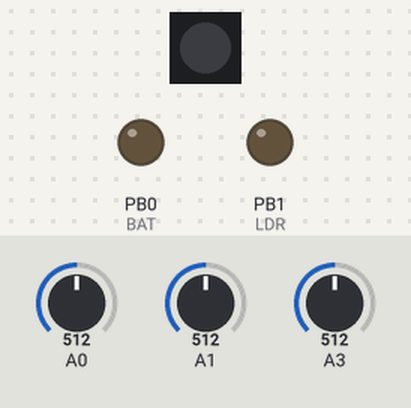
The sketch below on a simulated ATtiny85, built with avr-gcc and run on an emulated ATtiny85. Shown: 1 RGB LEDs in strip order, left to right, output pins drawn as LEDs (lit = HIGH). Dashed ring = blinking. The inputs (shaded band) are chosen by the test bench; at power-on: A1 = 512, A3 = 512, A0 = 512. Dim RGB values are drawn brighter than linear; random numbers use the default seed unless the sketch sets one.

Above: at 3.6 s.
3.7 s: A1 set to 409
5.2 s: A1 set to 388
At 6.0 s:
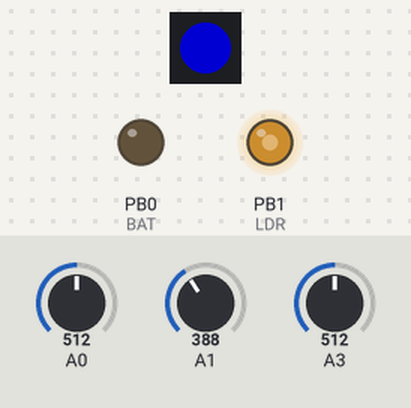
8.2 s: A3 set to 892
11.2 s: A3 set to 908
At 11.45 s:
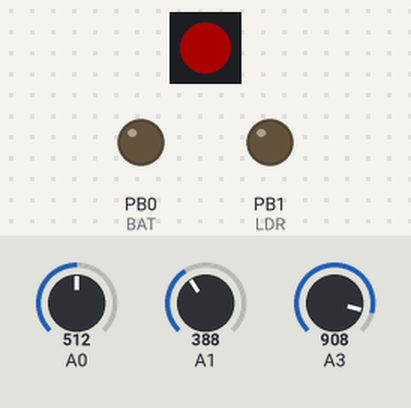
14.2 s: A3 set to 900
At 14.51 s:
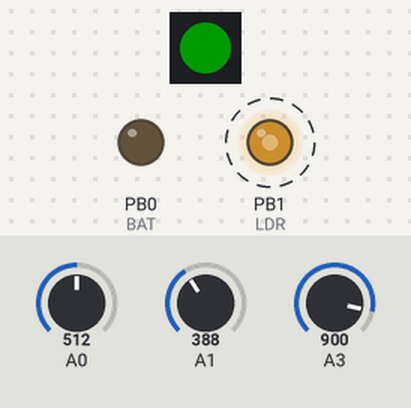
17.2 s: A3 set to 1023
At 17.37 s:
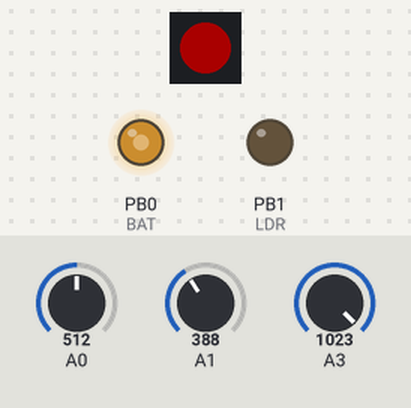
Timing chart, 0 to 21.2 s (numbered marks = the images above; inputs shaded):
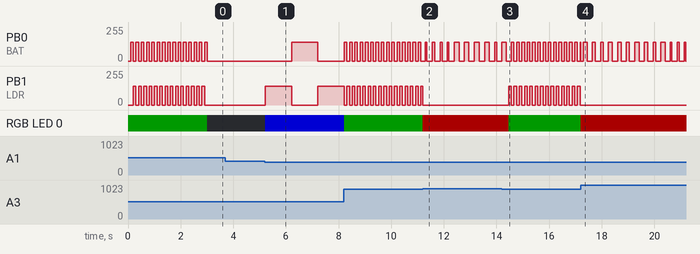

The sketch:

robotarioCharge2.ino
```cpp
// NYU Shanghai
// Introduction to Robotics
// 2019-11-16
// Robotario

// This code uses NeoPixel  (c) 2013 Shae Erisson released under the GPLv3 license to match the rest of the AdaFruit NeoPixel library
//use the board definition Attiny85 Internal 8MHz
//upload using programmer once to flash the fuses by pressing shift and clicking on upload

#define FAST    140   //value of the motor speed normal movement
#define SLOW    100   //value of the motor speed slowest movement
#define TCHECK   30  //time in ms to explore
#define TCHARGE  10   //time in minutes to recharge
#define TSURE    5    //n times that it checked to be on the base
#define TZIGZAG 100   //time between curves for a Zig Zag
#define TEXPLORE 3000   //time between curves for a Zig Zag
#define TRUN   3000   //time between curves for a Zig Zag

#define LIGHT   400   //value from ADC that indicates LDRs under the reflector
#define BAT     512   //value that indicates low battery
#define BASE    200   //value that indicates possible recharging base found
#define WALL    900   //value that indicates wall ahead


#define START   0     // starting state of the device
#define REST    1     // for resting and waiting for light
#define EXPLORE 2     // after detecting light, it expores around
#define RUN     3     // for running away
#define TURN    6     // turns away from the walls to avoid a collision
#define LOWBAT  5     // with low battery and looking for a charging station
#define CONFIRM 6     // confirming it's a charging station
#define CHARGING  7    // it's charging it's battery
#define CHARGED 8    // it's fully charged and it should go to a dark spot

#define PIN            4  //Neopixel data pin               (pin 3 on DIP8)
#define BAT            0  //ADC0, battery voltage divider   (pin 1 on DIP8)
#define LDR            1  //ADC1, light sensor              (pin 7 on DIP8)
#define IR             3  //ADC3, infrared sensor           (pin 2 on DIP8)
#define M1             0  //motor 1                         (pin 5 on DIP8)
#define M2             1  //motor 2                         (pin 6 on DIP8)

#define NUMPIXELS      1 // only one LED

int state = START; // 0 for starting
int IRsensorValue;
int LDRsensorValue;
int BATsensorValue;
int charging = 0;


int onState = LOW;

unsigned long previousMillis = 0;        // will store last time on movement was updated
unsigned long stepMillis = 0;        // will store last time on that step of state


// constants won't change:
const long interval = 100;           // interval at which to blink (milliseconds)
const long stepTurn = 500;

#include <Adafruit_NeoPixel.h>

#ifdef __AVR__
#include <avr/power.h>
#endif

Adafruit_NeoPixel pixels = Adafruit_NeoPixel(NUMPIXELS, PIN, NEO_GRB + NEO_KHZ800);

//here we should get ready the watchdog and timer


void setup() {
  pinMode(BAT, INPUT);
  pinMode(LDR, INPUT);
  pinMode(IR, INPUT);
  pinMode(M1, OUTPUT);
  pinMode(M2, OUTPUT);
  pixels.begin(); // This initializes the NeoPixel library.
  analogReference(INTERNAL2V56);
  state = START;
}

void loop() {

  updateSensors();

  switch (state) {
    case START:
      stepMillis = millis();
      state = EXPLORE;
      break;
    case REST:
      restingAndWaiting();             // wait for light
      break;
    case RUN:
      runAway();             // wood  then go
      break;
    case TURN:
      turning();              // when you sense the black tape, turn to avoid collision with the wall
      break;
    //  case CONFIRM:               // make sure that it is a base station
    //  confirmCharge();
    //  state = START;
    //  break;
    // case CHARGE:
    //  waitCharge();        // wait and charge
    // state = START;
    // break;
    //    case REST:
    //      //restingAndWaiting();  // resting and waiting for light
    //      break;
    case EXPLORE:
      woodGo();
      break;
      //    case RUNAWAY:
      //      //runAway();           // when you are exposed to light, wait for a few seconds and then run away
      //      break;
      //    case LOWBAT:
      //      // lowBat();
      //      break;


      //      //confirmBase();
      //    case CHARGED:
      //      waitCharge();        // wait and charge
      //      break;
  }

  //  pixels.show();
}

void updateSensors() {
  IRsensorValue = analogRead(IR); // read the value from the IR sensor
  LDRsensorValue = analogRead(LDR); // read the value from the LDR sensor
  BATsensorValue = analogRead(BAT); // read the value from the BAT sensor


  //  if ((IRsensorValue > 0 && IRsensorValue <= 200) && (LDRsensorValue < 400 )) {
  //    pixels.setPixelColor(0, pixels.Color(75, 0, 0)); // Moderately bright red color.
  //    state = START;
  //  } else (IRsensorValue > 200 &&
  //  if ( (IRsensorValue <= 400)  && (LDRsensorValue <= 400 ) && (state == REST)) {
  //    pixels.setPixelColor(0, pixels.Color(75, 0, 0)); // Moderately bright green color.
  //    state = RUNAWAY;
  //  } else if ((IRsensorValue <= 400)  && (LDRsensorValue > 400 )  && (state == REST)) {
  //    pixels.setPixelColor(0, pixels.Color(0, 75, 0)); // Moderately bright green color.
  //    state = START;
  //  } else if ((IRsensorValue > 400 && IRsensorValue <= 900) && (state != CONFIRM)) {
  //    pixels.setPixelColor(0, pixels.Color(0, 0, 75)); // Moderately bright blue color.
  //    state = CONFIRM;
  //  } else if ((IRsensorValue > 400 && IRsensorValue <= 900) && (state == CONFIRM)) {
  //    pixels.setPixelColor(0, pixels.Color(75, 0, 75)); // Moderately bright purple color.
  //    state = CHARGE;
  //  } else if (IRsensorValue > 900) {
  //    pixels.setPixelColor(0, pixels.Color(25, 0, 0)); // Moderately bright green color.
  //    state = TURNING;
  //  }
  // pixels.show();
}

void woodGo() {         //moves in zig zag
  pixels.setPixelColor(0, pixels.Color(0, 25, 0)); // Moderately bright green color.
  pixels.show();
  //int n = random ( interval / 2, interval );
  unsigned long currentMillis = millis();
  if (currentMillis - previousMillis >= TZIGZAG) {
    previousMillis = currentMillis;
    if (onState == LOW) {
      onState = HIGH;
      analogWrite(M1, FAST);
      analogWrite(M2, 0);
    } else {
      onState = LOW;
      analogWrite(M1, 0);
      analogWrite(M2, FAST);
    }
  }
  if ( currentMillis  - stepMillis > TEXPLORE) {
    stepMillis = currentMillis;
    state = REST;
  }
  if (IRsensorValue > WALL) {
    stepMillis = currentMillis;
    state = TURN;
  }
}

void restingAndWaiting() {
  analogWrite(M1,  0);
  analogWrite(M2, 0 );
  pixels.setPixelColor(0, pixels.Color(0, 0, 0)); // off
  pixels.show();
  delay(10);

  if (LDRsensorValue < LIGHT) {     // sense light to reactivate (it should go to sleep)
    stepMillis = millis();
    state = RUN;
  }
  //  if ( currentMillis  - stepMillis > TEXPLORE) {
  //    stepMillis = millis();
  //    state = REST;
  //  }
}

void runAway() {
  pixels.setPixelColor(0, pixels.Color(0, 0, 125)); // blue
  pixels.show();
  unsigned long currentMillis = millis();
  if (currentMillis - previousMillis >= TZIGZAG * 10) {
    previousMillis = currentMillis;
    if (onState == LOW) {
      onState = HIGH;
      analogWrite(M1, FAST);
      analogWrite(M2, 0);
    } else {
      onState = LOW;
      analogWrite(M1, 0);
      analogWrite(M2, FAST);
    }
  }
  if ( currentMillis  - stepMillis > TRUN) {
    stepMillis = currentMillis;
    state = EXPLORE;
  }
  if (IRsensorValue > WALL) {
    stepMillis = currentMillis;
    state = TURN;
  }
}

void turning() {
  pixels.setPixelColor(0, pixels.Color(45, 0, 0)); // light red
  pixels.show();
  analogWrite(M1, 0);
  analogWrite(M2, 0);
  delay(100);
  analogWrite(M1, FAST);
  analogWrite(M2, 0);
  delay(random(50, 200));
  analogWrite(M1, 0);
  analogWrite(M2, 0);
  delay(100);
  state = START;
}

void findCharge() {
  //moves
  //  analogWrite(M1, SLOW * random(0, 3));
  //  analogWrite(M2, SLOW * random(0, 3));
  // if it finds the charging marker, it goes to the next state
}

boolean confirmCharge() { //moves a bit
  analogWrite(M1, SLOW);
  analogWrite(M2, SLOW);
  delay(TCHECK);
  analogWrite(M1, 0);
  analogWrite(M2, 0);
  delay(TCHECK);
  analogWrite(M1, SLOW);
  analogWrite(M2, SLOW);
  delay(TCHECK);
  analogWrite(M1, 0);
  analogWrite(M2, 0);
}

void waitCharge() {
  analogWrite(M1, 0);
  analogWrite(M2, 0); //stop motors
  for (int t = 1; t < 3; t++) {     //stays in this loop
    pixels.setPixelColor(0, pixels.Color(0, 0, 0)); // Moderately bright purple color.
    pixels.show();
    delay (1000);
    pixels.setPixelColor(0, pixels.Color(0, 75, 0)); // Moderately bright green color.
    pixels.show();
    delay (10);
    //    pixels.setPixelColor(0, pixels.Color(0, 0, 75)); // Moderately bright blue color.
    //    pixels.show();
    //    delay (100);
  }
}
void lowBat() {
  //  pixels.setPixelColor(0, pixels.Color(0, 0, 75)); // Moderately bright blue color.
  //  pixels.show();
  //  charging = 0;
  //  if (IRsensorValue > BASE) {                      // if the value indicates presence of wall ahead
  //    // turn();              // when you sense the black tape, turn to avoid collision with the wall
  //    status = CONFIRM;
  //  } else {
  //    findCharge();       //  when you sense the blue tape, (make sure that it is blue), stop
  //  }
}

void confirmBase() {
  //  if ( IRsensorValue > BASE) {
  //    pixels.setPixelColor(0, pixels.Color(75, 0, 75)); // Moderately bright purple color.
  //    pixels.show();
  //    delay (500);
  //    pixels.setPixelColor(0, pixels.Color(0, 75, 75)); // Moderately bright yellow color.
  //    pixels.show();
  //    delay (500);
  //
  //    if (charging ++ > TSURE) {
  //      status = CHARGE;
  //    }
  //    confirmCharge(); //move a little bit to confirm position
  //  } else {
  //    charging = 0;
  //    status = LOWBAT; // do we go back to state lowbat?
  //  }
}


/*
  if (IRsensorValue > 200 && IRsensorValue <= 400) {     // if the value indicates charging station
    analogWrite(M1, 70);
    analogWrite(M2, 70);                            //                  { slow both motors down by changing speed from 100 to 70
    delay(10);
  }                                     //                    allows the motors to move a little ahead }
  }
  /*
  void waitCharge() {
  pixels.setPixelColor(0, pixels.Color(75, 0, 0)); // Moderately bright red color.
  pixels.show();
  delay (10000);
  }
  }
  /*
  int sensorValue = analogRead(IR); // read the value from the sensor
  if (sensorValue > 0 && sensorValue <=200){               // wood  then go
    analogWrite(M1, 100);
    analogWrite(M2, 80);
      }
  else if (sensorValue > 200 && sensorValue <=400){       // blue tape then stops
    analogWrite(M1, 0);
    analogWrite(M2, 0);
    }
  else if (sensorValue > 900){                            // black tape then turn
    analogWrite(M1, 0);
    analogWrite(M2, 100);
    delay(500);
  }  }
  /*
  if (sensorValue > 0 && sensorValue <= 100){
    pixels.setPixelColor(0, pixels.Color(75, 0, 0)); // Moderately bright red color.
  }else if (sensorValue > 100 && sensorValue <= 200){
    pixels.setPixelColor(0, pixels.Color(0, 75, 0)); // Moderately bright green color.
  }else if (sensorValue > 200 && sensorValue <= 300){
    pixels.setPixelColor(0, pixels.Color(0, 0, 75)); // Moderately bright blue color.
  }else if (sensorValue > 300 && sensorValue <= 400){
    pixels.setPixelColor(0, pixels.Color(0, 0, 150)); // bright blue color.
  }else if (sensorValue > 400 && sensorValue <= 500){
    pixels.setPixelColor(0, pixels.Color(0, 150, 0)); // Moderately bright green color.
  }else if (sensorValue > 500 && sensorValue <= 600){
    pixels.setPixelColor(0, pixels.Color(0, 0, 150)); // Moderately bright green color.
  }else if (sensorValue > 600 && sensorValue <= 700){
    pixels.setPixelColor(0, pixels.Color(250, 0, 0)); // Moderately bright green color.
  }else if (sensorValue > 700 && sensorValue <= 800){
    pixels.setPixelColor(0, pixels.Color(0, 250, 0)); // Moderately bright green color.
  }else if (sensorValue > 800 && sensorValue <= 900){
    pixels.setPixelColor(0, pixels.Color(0, 0, 250)); // Moderately bright green color.
  }else if (sensorValue > 900){
    pixels.setPixelColor(0, pixels.Color(255, 255, 255)); // Moderately bright green color.
  }
  pixels.show();
  delay(10);
  }
  /* digitalWrite(M1, HIGH);
  digitalWrite(M2, HIGH);
  pixels.setPixelColor(0, pixels.Color(75, 0, 0)); // Moderately bright red color.
  pixels.show();
  delay(100);
  digitalWrite(M1, LOW);
  digitalWrite(M2, HIGH);
  pixels.setPixelColor(0, pixels.Color(0, 75, 0)); // Moderately bright green color.
  pixels.show();
  delay(100);
  digitalWrite(M1, HIGH);
  digitalWrite(M2, LOW);
  pixels.setPixelColor(0, pixels.Color(0, 0, 75)); // Moderately bright green color.
  pixels.show();
  delay(100);
  /*
   int sensorValue = analogRead(BAT); // read the value from the sensor
  if (sensorValue > 0 && sensorValue <= 100){
    pixels.setPixelColor(0, pixels.Color(75, 0, 0)); // Moderately bright red color.
  }else if (sensorValue > 100 && sensorValue <= 200){
    pixels.setPixelColor(0, pixels.Color(0, 75, 0)); // Moderately bright green color.
  }else if (sensorValue > 200 && sensorValue <= 300){
    pixels.setPixelColor(0, pixels.Color(0, 0, 75)); // Moderately bright blue color.
  }else if (sensorValue > 300 && sensorValue <= 400){
    pixels.setPixelColor(0, pixels.Color(0, 0, 150)); // Moderately bright ... color.
  }else if (sensorValue > 400 && sensorValue <= 500){
    pixels.setPixelColor(0, pixels.Color(0, 150, 0)); // Moderately bright green color.
  }else if (sensorValue > 500 && sensorValue <= 600){
    pixels.setPixelColor(0, pixels.Color(0, 0, 150)); // Moderately bright green color.
  }else if (sensorValue > 600 && sensorValue <= 700){
    pixels.setPixelColor(0, pixels.Color(250, 0, 0)); // Moderately bright green color.
  }else if (sensorValue > 700 && sensorValue <= 800){
    pixels.setPixelColor(0, pixels.Color(0, 250, 0)); // Moderately bright green color.
  }else if (sensorValue > 800 && sensorValue <= 900){
    pixels.setPixelColor(0, pixels.Color(0, 0, 250)); // Moderately bright green color.
  }else if (sensorValue > 900){
    pixels.setPixelColor(0, pixels.Color(255, 255, 255)); // Moderately bright green color.
  }
*/
```

Measured:
- the behaviour switches between 400 and 399 on A1 (found by bisection; images 0 and 1)
- the behaviour switches between 900 and 901 on A3 (found by bisection; images 1 and 2)
- after the input at 3.7 s, every drawn part: stays the same
- after the input at 5.2 s, PB0 (BAT): 0/255 → 140/255 after 1.0 s, → 0/255 1.0 s later; PB1 (LDR): 0/255 → 140/255 at once, → 0/255 1.0 s later, → 140/255 1.0 s later; RGB LED 0: off → RGB(0, 0, 125) at once
- after the input at 14.2 s, PB1 (LDR): alternates 140/255 for 0.10 s and 0/255 for 0.10 s, starting after 0.26 s; RGB LED 0: RGB(45, 0, 0) → RGB(0, 25, 0) after 0.26 s
- by itself, PB0 (BAT): alternates 140/255 for 0.10 s and 0/255 for 0.10 s, 30 changes in all, then stays 0/255
- by itself, PB1 (LDR): alternates 140/255 for 0.10 s and 0/255 for 0.10 s, 28 changes in all, then stays 0/255
